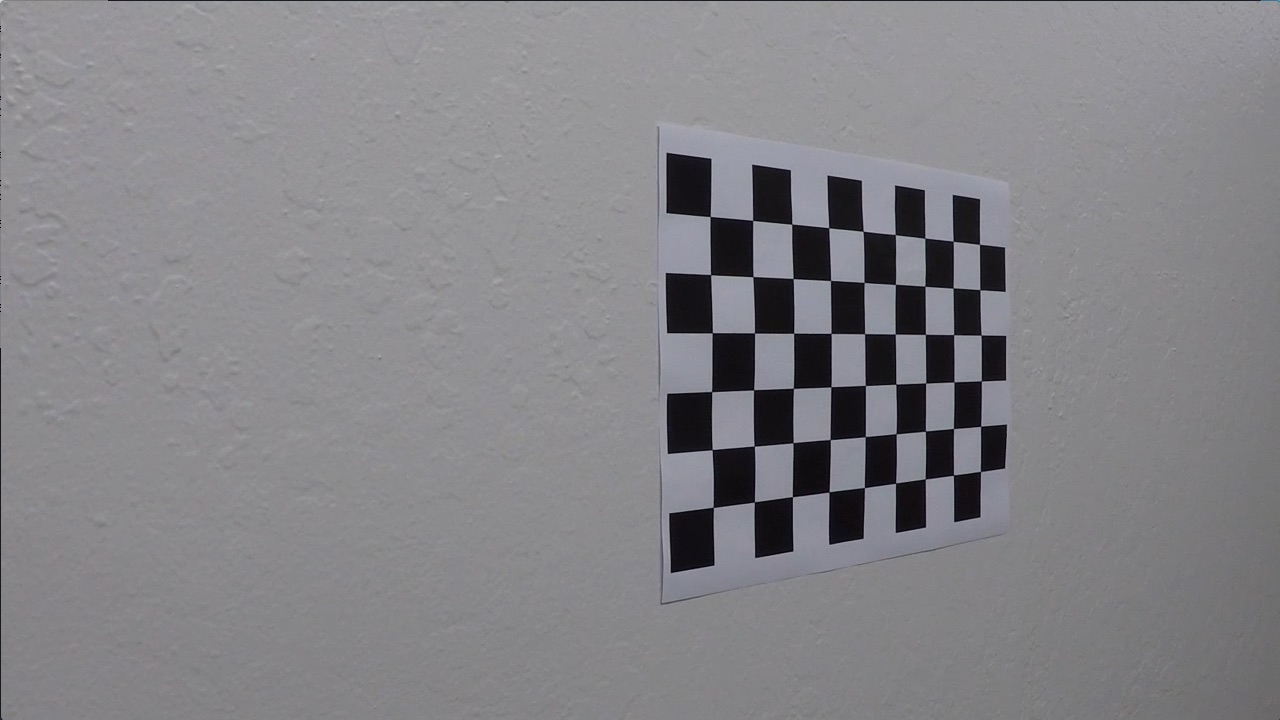
#> input picture OpenCV 9일차/실습/img/camera_cal/calibration8.jpg, 1280 x 720 px; its folder holds 2 pictures in this run
$ python opencv_61.py
#> lines starting #> are read from the running program, lines starting #| are printed output that depends on the picture; after the words box and inside, x2 and y2 are one past the last pixel; in counts of white or black regions, pixels touching at a corner belong together
# 캘리브레이션 영상을 가지고 정보 구하여 dump로 저장하기
import cv2
import numpy as np
import glob
import pickle

objp = np.zeros((6 * 9, 3), np.float32)
objp[:, :2] = np.mgrid[0:9, 0:6].T.reshape(-1, 2)

objpoints = []
imgpoints = []

# 사용자가 제시한 조건에 맞는 파일명을 리스트 형식으로 반환
images = glob.glob('img/camera_cal/calibration*.jpg')

total_images = len(images)
for idx, fname in enumerate(images):
    img = cv2.imread(fname)
#> img is the input picture: shape (720, 1280, 3); mean B, G, R 135.4, 131.6, 132.3
    gray = cv2.cvtColor(img, cv2.COLOR_BGR2GRAY)

    ret, corners = cv2.findChessboardCorners(gray, (9, 6), None)
#> ret = True; corners = 54 rows, first 8: [710.2, 216.5], [752.7, 220.5], [791.8, 224.1], [828.7, 227.7], [863.1, 231.3], [895.2, 234.4], [924.9, 238], [953.2, 241.3]

    if ret == True:
        objpoints.append(objp)
        imgpoints.append(corners)

        cv2.drawChessboardCorners(img, (9, 6), corners, ret)
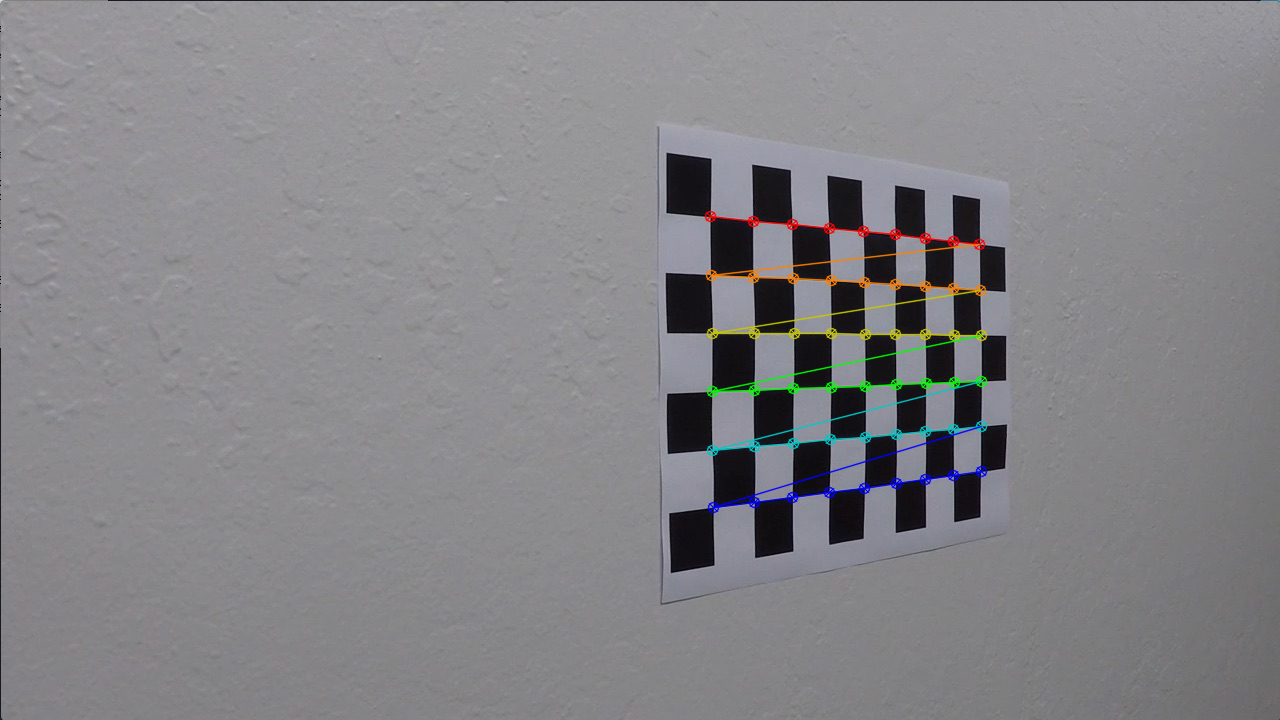
#> img: shape (720, 1280, 3); 1.44% of pixels changed, all inside (x1, y1, x2, y2) = (704, 210, 988, 514)

        write_name = 'output/output3/corners_found' + str(idx) + '.jpg'
        cv2.imwrite(write_name, img)

        out_str = f'{idx}/{total_images}'
        cv2.putText(img, out_str, (10, 25), cv2.FONT_HERSHEY_SIMPLEX, 0.4, (0, 255, 255), 1)
#> img: shape (720, 1280, 3); 0.01% of pixels changed, all inside (x1, y1, x2, y2) = (11, 15, 32, 29)

        cv2.imshow('img', img)
        cv2.waitKey(500)

cv2.destroyAllWindows()

img = cv2.imread('img/camera_cal/test_cal.jpg')
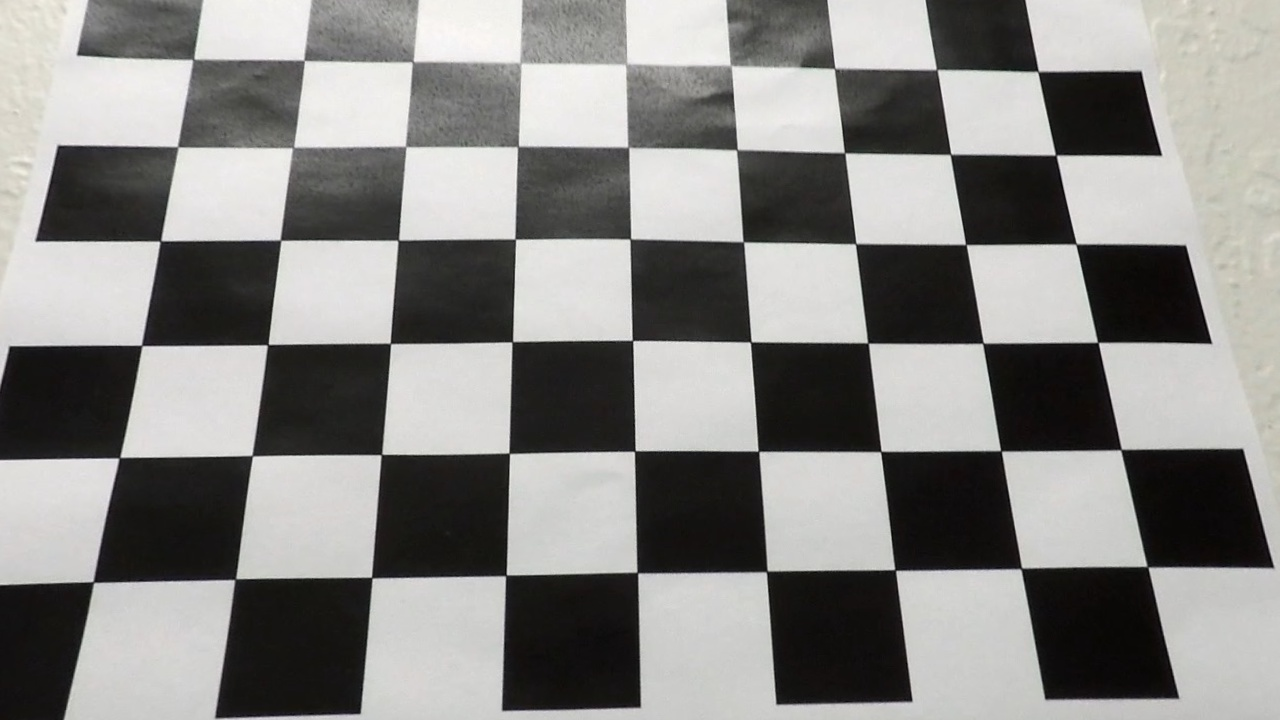
#> input picture OpenCV 9일차/실습/img/camera_cal/test_cal.jpg, 1280 x 720 px
#> img is the input picture: shape (720, 1280, 3); mean B, G, R 132.4, 134.7, 135.5
height, width = img.shape[:2]
#> height = 720; width = 1280
img_size = (width, height)
#> img_size = (1280, 720)

ret, mtx, dist, rvecs, tvecs = cv2.calibrateCamera(objpoints, imgpoints, img_size, None, None)
#> ret = 0.511; mtx = [[256.1, 0, 617.6], [0, 317.2, 353.6], [0, 0, 1]]; dist = [[-0.0145, -0.00973, 0.00308, -0.00322, 0.00319]]; rvecs = ([0.0112, -0.146, -0.0114],); tvecs = ([1.98, -2.35, 5.38],)

dst = cv2.undistort(img, mtx, dist, None, mtx)
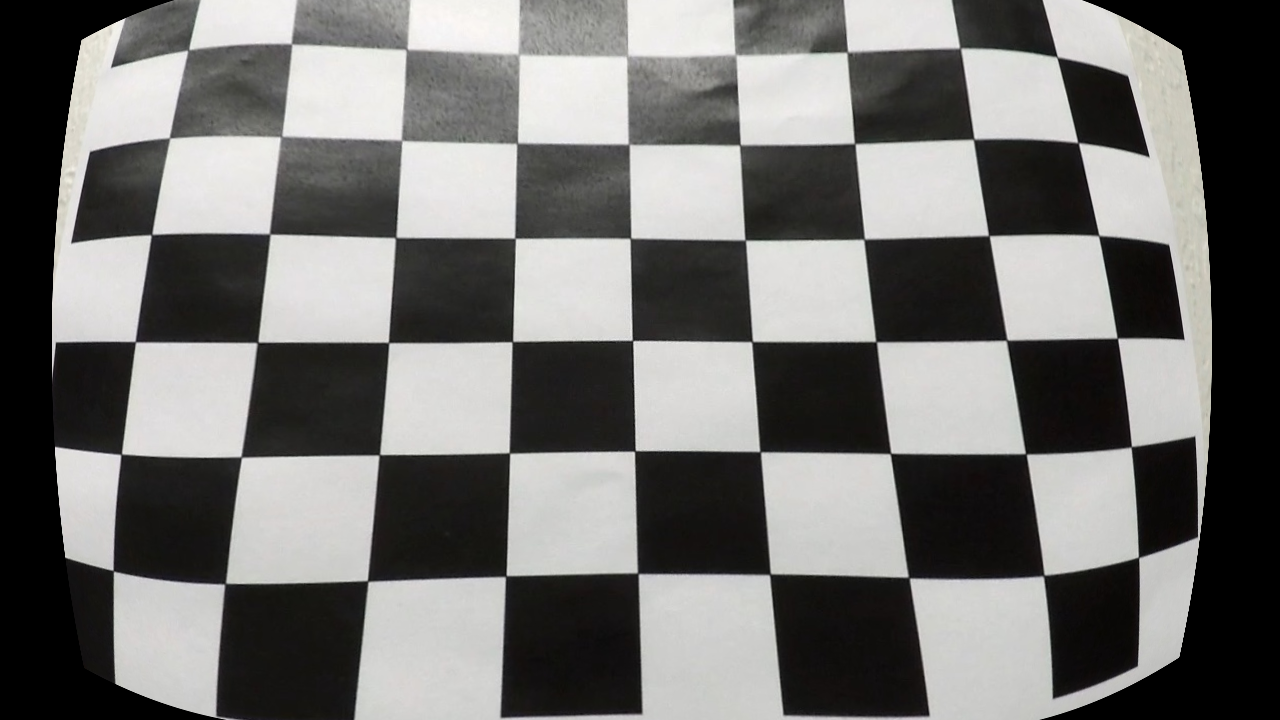
#> dst: shape (720, 1280, 3); mean B, G, R 113, 114.8, 115.4

cv2.imwrite('output/output3/test_undist.jpg', dst)

dist_pickle = {}
dist_pickle["mtx"] = mtx
dist_pickle["dist"] = dist
pickle.dump(dist_pickle, open('output/output3/wide_dist_pickle.p', 'wb'))

img_result = cv2.hconcat([img, dst])
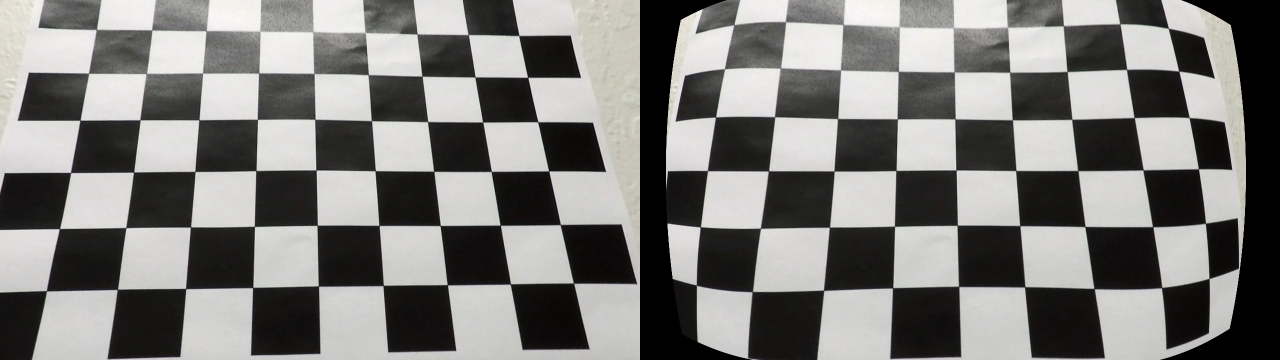
#> img_result: shape (720, 2560, 3) (shown at 1/2 size); mean B, G, R 122.7, 124.8, 125.5
img_result = cv2.pyrDown(img_result)
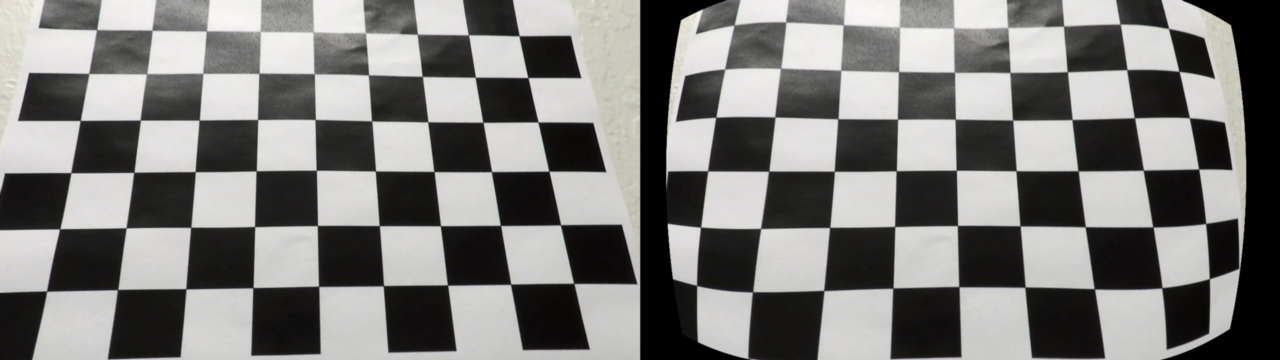
#> img_result: shape (360, 1280, 3); mean B, G, R 122.8, 124.8, 125.5

cv2.imshow('dst', img_result)
cv2.waitKey(0)
cv2.destroyAllWindows()
